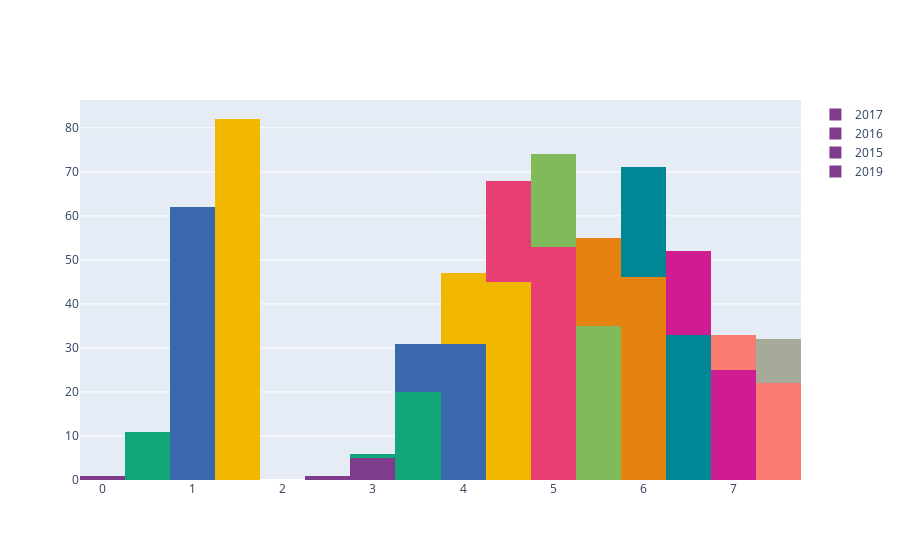

The cell this chart's notebook holds for it:
### Markdown cell above
### 2. Univariate Non-Graphical analysis: 

- Where is the center of the data? (location) --> **Measures of central tendency**
- How much does the data vary? (scale) --> **Measure of variability**
- What is the shape of the data? (shape) --> **Measures of variation combined with an average (measure of center) gives a good picture of the distribution of the data.**

### Code cell
import plotly.graph_objects as go
x0=data_2019['Social support']
x1=data_2015['Happiness Score']
x2=data_2016['Happiness Score']
x3=data_2017['Happiness.Score']
fig = go.Figure()
fig.add_trace(go.Histogram(x=x0,marker_color=px.colors.qualitative.Bold, name='2019'))
fig.add_trace(go.Histogram(x=x1,marker_color=px.colors.qualitative.Bold, name='2015'))
fig.add_trace(go.Histogram(x=x2,marker_color=px.colors.qualitative.Bold, name='2016'))
fig.add_trace(go.Histogram(x=x3,marker_color=px.colors.qualitative.Bold, name='2017'))

# The two histograms are drawn on top of another
fig.update_layout(barmode='stack')
fig.show()

### Figure 1 — Plotly figure (JSON) as saved in the notebook; plotly's stock layout.template omitted (floating-point values rounded to 4 significant figures; data arrays with more than 128 entries replaced by an {"elided": "..."} marker saying what was removed)
{"data": [{"marker": {"color": ["rgb(127, 60, 141)", "rgb(17, 165, 121)", "rgb(57, 105, 172)", "rgb(242, 183, 1)", "rgb(231, 63, 116)", "rgb(128, 186, 90)", "rgb(230, 131, 16)", "rgb(0, 134, 149)", "rgb(207, 28, 144)", "rgb(249, 123, 114)", "rgb(165, 170, 153)"]}, "name": "2019", "type": "histogram", "x": {"elided": "156 float values"}}, {"marker": {"color": ["rgb(127, 60, 141)", "rgb(17, 165, 121)", "rgb(57, 105, 172)", "rgb(242, 183, 1)", "rgb(231, 63, 116)", "rgb(128, 186, 90)", "rgb(230, 131, 16)", "rgb(0, 134, 149)", "rgb(207, 28, 144)", "rgb(249, 123, 114)", "rgb(165, 170, 153)"]}, "name": "2015", "type": "histogram", "x": {"elided": "158 float values"}}, {"marker": {"color": ["rgb(127, 60, 141)", "rgb(17, 165, 121)", "rgb(57, 105, 172)", "rgb(242, 183, 1)", "rgb(231, 63, 116)", "rgb(128, 186, 90)", "rgb(230, 131, 16)", "rgb(0, 134, 149)", "rgb(207, 28, 144)", "rgb(249, 123, 114)", "rgb(165, 170, 153)"]}, "name": "2016", "type": "histogram", "x": {"elided": "157 float values"}}, {"marker": {"color": ["rgb(127, 60, 141)", "rgb(17, 165, 121)", "rgb(57, 105, 172)", "rgb(242, 183, 1)", "rgb(231, 63, 116)", "rgb(128, 186, 90)", "rgb(230, 131, 16)", "rgb(0, 134, 149)", "rgb(207, 28, 144)", "rgb(249, 123, 114)", "rgb(165, 170, 153)"]}, "name": "2017", "type": "histogram", "x": {"elided": "155 float values"}}], "layout": {"barmode": "stack"}}
